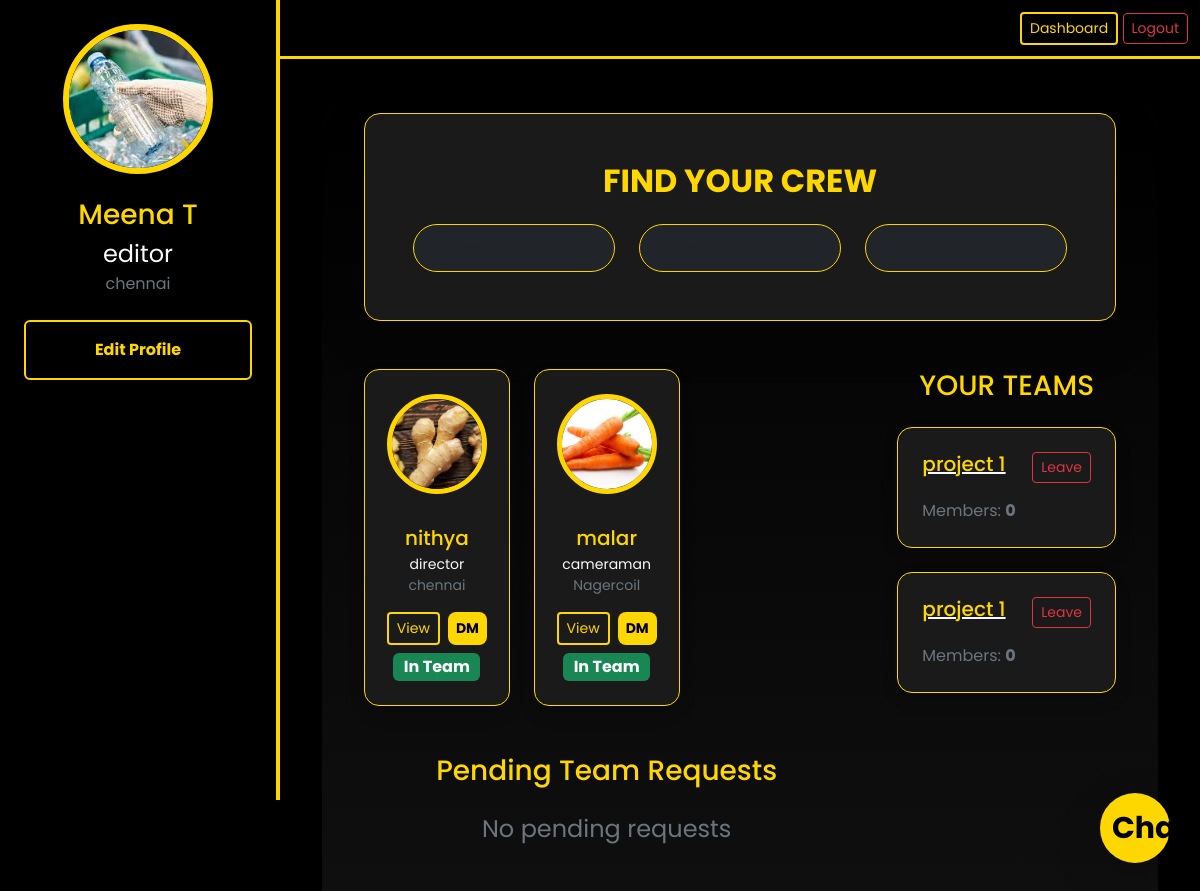
The app's page /dashboard (signed in) with its own data.
### tables this page shows
CREATE TABLE users (
    id INTEGER PRIMARY KEY AUTOINCREMENT,
    name TEXT NOT NULL,
    email TEXT UNIQUE NOT NULL,
    password TEXT NOT NULL,
    role TEXT,
    city TEXT,
    experience TEXT,
    projects TEXT,
    contact TEXT,
    profile_pic TEXT
);

CREATE TABLE teams (
    id INTEGER PRIMARY KEY AUTOINCREMENT,
    name TEXT NOT NULL,
    created_by INTEGER,
    FOREIGN KEY (created_by) REFERENCES users(id)
);

### app.py (the view)
@app.route('/dashboard')
def dashboard():
    if 'user_id' not in session: return redirect(url_for('login'))
    user_id = session['user_id']
    db = get_db()
    user = db.execute("SELECT * FROM users WHERE id=?", (user_id,)).fetchone()
    crew = db.execute("SELECT * FROM users WHERE id != ?", (user_id,)).fetchall()
    crew_with_status = []
    for c in crew:
        shared_team = db.execute("""
            SELECT 1 FROM team_members tm1
            JOIN team_members tm2 ON tm1.team_id = tm2.team_id
            WHERE tm1.user_id = ? AND tm2.user_id = ?
        """, (user_id, c['id'])).fetchone()
        crew_with_status.append({**dict(c), 'in_same_team': bool(shared_team)})
    requests = db.execute("""
        SELECT tr.id, u.name FROM team_requests tr
        JOIN users u ON tr.sender_id = u.id
        WHERE tr.receiver_id = ? AND status = 'pending'
    """, (user_id,)).fetchall()
    teams = db.execute("""
        SELECT t.* FROM teams t
        JOIN team_members tm ON t.id = tm.team_id
        WHERE tm.user_id = ?
    """, (user_id,)).fetchall()
    return render_template('dashboard.html', user=user, crew=crew_with_status, requests=requests, teams=teams)

### app.py (called while the page is built)
def get_db():
    db = getattr(g, '_db', None)
    if db is None:
        db = g._db = sqlite3.connect(DB_NAME)
        db.row_factory = sqlite3.Row
    return db

### templates/dashboard.html (shortened to what this page needs)
{% extends "base.html" %}
{% block content %}
<div class="fixed-sidebar text-center p-4">
  <img src="{{ url_for('static', filename='uploads/' + (user.profile_pic or 'default.png')) }}"
       class="rounded-circle mb-4 shadow-lg" width="150" height="150"
       style="object-fit:cover; border:6px solid var(--gold);">
  <h3 class="gold mb-1">{{ user.name }}</h3>
  <p class="text-light fs-4 mb-0">{{ user.role }}</p>
  <p class="text-secondary mb-4">{{ user.city }}</p>
  <a href="{{ url_for('edit_profile') }}" class="btn btn-outline-gold w-100 py-3 fw-bold">Edit Profile</a>
</div>
<div class="main-content">
  <div class="container-fluid">
    <div class="card bg-dark2 border-gold shadow-lg p-5 mb-5 rounded-4">
      <h2 class="gold text-center mb-4 fw-bold">FIND YOUR CREW</h2>
      <div class="row g-4">
        <div class="col-md-4"><input type="text" id="searchName" class="form-control form-control-lg bg-dark text-light border-gold rounded-pill" placeholder="Name"></div>
        <div class="col-md-4"><input type="text" id="searchRole" class="form-control form-control-lg bg-dark text-light border-gold rounded-pill" placeholder="Role"></div>
        <div class="col-md-4"><input type="text" id="searchCity" class="form-control form-control-lg bg-dark text-light border-gold rounded-pill" placeholder="City"></div>
      </div>
    </div>
    <div class="row g-5">
      <div class="col-lg-8">
        <div class="row g-4" id="crewContainer">
          {% for c in crew %}
          <div class="col-6 col-md-4 col-lg-4 crew-card"
               data-name="{{ c.name|lower }}" data-role="{{ c.role|lower }}" data-city="{{ c.city|lower }}">
            <div class="card bg-dark2 border-gold shadow hover-lift h-100 text-center">
              <div class="pt-4">
                <img src="{{ url_for('static', filename='uploads/' + (c.profile_pic or 'default.png')) }}"
                     class="rounded-circle mb-3" width="100" height="100"
                     style="object-fit:cover; border:5px solid var(--gold);">
              </div>
              <div class="card-body pb-4">
                <h5 class="gold mb-1">{{ c.name }}</h5>
                <p class="small text-light mb-0">{{ c.role }}</p>
                <p class="small text-secondary mb-3">{{ c.city }}</p>
                <div class="d-flex gap-2 justify-content-center flex-wrap mt-3">
                  <a href="{{ url_for('view_profile', user_id=c.id) }}" class="btn btn-sm btn-outline-gold">View</a>
                  <button class="btn btn-sm btn-gold dm-btn" data-id="{{ c.id }}" data-name="{{ c.name }}">DM</button>
                  {% if not c.in_same_team %}
                  <button class="btn btn-sm btn-warning add-to-team-btn" data-id="{{ c.id }}">Add to Team</button>
                  {% else %}
                  <span class="badge bg-success fs-6">In Team</span>
                  {% endif %}
                </div>
              </div>
            </div>
          </div>
          {% endfor %}
        </div>
        <div class="mt-5">
          <h3 class="gold mb-4 text-center">Pending Team Requests</h3>
          {% if requests %}
            {% for r in requests %}
            <div class="alert alert-dark border-gold p-4 rounded-3 d-flex justify-content-between align-items-center mb-3">
              <div><strong class="text-light fs-5">{{ r.name }}</strong> wants to join your team</div>
              <form method="post" action="{{ url_for('accept_request', req_id=r.id) }}" class="d-inline">
                <input type="text" name="team_name" placeholder="Team Name" class="form-control form-control-sm d-inline w-50" required>
                <button type="submit" class="btn btn-success btn-sm ms-2">Accept</button>
              </form>
            </div>
            {% endfor %}
          {% else %}
            <p class="text-center text-secondary fs-4">No pending requests</p>
          {% endif %}
        </div>
      </div>
      <div class="col-lg-4">
        <h3 class="gold mb-4 text-center">YOUR TEAMS</h3>
        <div id="teamsContainer">
          {% if teams %}
            {% for t in teams %}
            <div class="card bg-dark2 border-gold mb-4 shadow team-card" data-teamid="{{ t.id }}">
              <div class="card-body p-4">
                <div class="d-flex justify-content-between align-items-start mb-3">
                  <a href="#" class="text-light team-link flex-grow-1" data-teamid="{{ t.id }}">
                    <h5 class="gold mb-0">{{ t.name }}</h5>
                  </a>
                  <div class="btn-group">
                    {% if t.owner_id == user.id %}
                    <button class="btn btn-sm btn-outline-gold edit-team-btn me-2" data-teamid="{{ t.id }}" data-name="{{ t.name }}">Edit</button>
                    <button class="btn btn-sm btn-danger delete-team-btn" data-teamid="{{ t.id }}">Delete</button>
                    {% else %}
                    <button class="btn btn-sm btn-outline-danger leave-team-btn" data-teamid="{{ t.id }}">Leave</button>
                    {% endif %}
                  </div>
                </div>
                <p class="text-secondary mb-0">Members: <strong>{{ t.members|length }}</strong></p>
              </div>
            </div>
            {% endfor %}
          {% else %}
            <div class="text-center py-5 text-secondary">
              <h5>No teams yet</h5>
              <p>Add members to create your first team!</p>
            </div>
          {% endif %}
        </div>
      </div>
    </div>
  </div>
</div>
<button id="openChatIcon" class="btn btn-gold rounded-circle shadow-lg position-fixed" style="bottom:30px;right:30px;z-index:9999;width:70px;height:70px;font-size:30px;">
  Chat
</button>
{% endblock %}

### templates/base.html (shortened to what this page needs)
<!DOCTYPE html>
<html lang="en">
<head>
  <link href="https://cdn.jsdelivr.net/npm/bootstrap@5.3.2/dist/css/bootstrap.min.css" rel="stylesheet">
  <link href="{{ url_for('static', filename='style.css') }}" rel="stylesheet">
  <link href="https://cdnjs.cloudflare.com/ajax/libs/font-awesome/6.4.0/css/all.min.css" rel="stylesheet">
</head>
<body>
  <nav class="navbar navbar-expand-lg navbar-dark">
    <div class="container-fluid">
      <a class="navbar-brand gold" href="{{ url_for('dashboard') }}">FilmCrewFinder</a>
      <div class="ms-auto">
        {% if session.user_id %}
          <a href="{{ url_for('dashboard') }}" class="btn btn-outline-gold btn-sm">Dashboard</a>
          <a href="{{ url_for('logout') }}" class="btn btn-outline-danger btn-sm">Logout</a>
        {% else %}
          <a href="{{ url_for('login') }}" class="btn btn-outline-gold btn-sm">Login</a>
          <a href="{{ url_for('register') }}" class="btn btn-gold btn-sm">Register</a>
        {% endif %}
      </div>
    </div>
  </nav>
  <div class="container mt-4">
    {% block content %}{% endblock %}
  </div>
</body>
</html>

### static/style.css (style rules this page uses)
body { background: linear-gradient(135deg, #0a0a0a, #1c1c1c); color: #ffd700; font-family: 'Poppins', sans-serif; margin: 0; }
.gold { color: #ffd700; }
.navbar { background: #000 !important; border-bottom: 3px solid #ffd700; }
.card { background: #1a1a1a; border: 1px solid #ffd700; border-radius: 15px; transition: 0.3s; }
.btn-gold { background: linear-gradient(45deg, #ffd700, #b8860b); border: none; color: #000; font-weight: bold; border-radius: 8px; }

### templates/dashboard.html (style rules this page uses)
:root { --gold: #ffd700; --dark: #000; --dark2: #111; --gray: #333; }
body { background: var(--dark); color: #fff; overflow-x: hidden; }
.gold { color: var(--gold) !important; }
.border-gold { border-color: var(--gold) !important; }
.btn-gold { background: var(--gold); color: #000; font-weight: bold; }
.btn-outline-gold { border: 2px solid var(--gold); color: var(--gold); }
.fixed-sidebar { position:fixed; top:0; left:0; width:280px; height:100vh; z-index:1050; background:var(--dark); border-right:4px solid var(--gold); padding-top:100px; }
.main-content { margin-left:280px; min-height:100vh; padding:30px; background:linear-gradient(to bottom,#000,#0f0f0f); }
.team-card { transition: all 0.4s ease; }

### records on screen
users: profile_pic (picture), name "Meena T", role "editor", city "chennai"
users: profile_pic (picture), name "nithya", role "director", city "chennai"
users: profile_pic (picture), name "malar", role "cameraman", city "Nagercoil"
teams: name "project 1", members|length "0"
teams: name "project 1", members|length "0"
